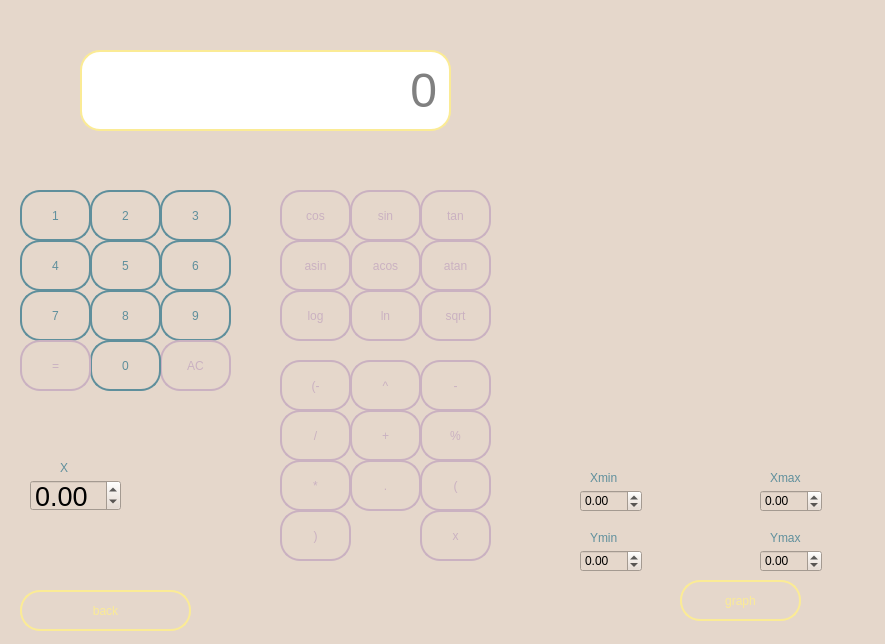
<?xml version="1.0" encoding="UTF-8"?>
<ui version="4.0">
 <class>Calculator</class>
 <widget class="QDialog" name="Calculator">
  <property name="geometry">
   <rect>
    <x>0</x>
    <y>0</y>
    <width>885</width>
    <height>644</height>
   </rect>
  </property>
  <property name="windowTitle">
   <string>Dialog</string>
  </property>
  <property name="styleSheet">
   <string notr="true">background-color: rgb(229, 215, 203);</string>
  </property>
  <widget class="QPushButton" name="back">
   <property name="geometry">
    <rect>
     <x>20</x>
     <y>590</y>
     <width>171</width>
     <height>41</height>
    </rect>
   </property>
   <property name="styleSheet">
    <string notr="true">QPushButton {
    background-color: transparent;
    border: 2px solid rgb(251, 235, 149);
    color: rgb(251, 235, 149);
    padding: 10px 20px;
    border-radius: 20px;
}

QPushButton:hover {
    background-color:rgb(251, 235, 149);
    color: white;
}</string>
   </property>
   <property name="text">
    <string>back</string>
   </property>
  </widget>
  <widget class="QLabel" name="label">
   <property name="geometry">
    <rect>
     <x>80</x>
     <y>50</y>
     <width>371</width>
     <height>81</height>
    </rect>
   </property>
   <property name="font">
    <font>
     <pointsize>36</pointsize>
    </font>
   </property>
   <property name="styleSheet">
    <string notr="true">background-color: white;
border: 2px solid rgb(251, 235, 149);
border-radius: 20px;
color: grey;</string>
   </property>
   <property name="text">
    <string>0</string>
   </property>
   <property name="alignment">
    <set>Qt::AlignRight|Qt::AlignTrailing|Qt::AlignVCenter</set>
   </property>
  </widget>
  <widget class="QPushButton" name="pushButton">
   <property name="geometry">
    <rect>
     <x>20</x>
     <y>190</y>
     <width>71</width>
     <height>51</height>
    </rect>
   </property>
   <property name="styleSheet">
    <string notr="true">QPushButton {
    background-color: transparent;
    border: 2px solid rgb(95, 143, 156);
    color: rgb(95, 143, 156);
    padding: 10px 20px;
    border-radius: 20px;
}

QPushButton:hover {
    background-color: rgb(95, 143, 156);
    color: white;
}</string>
   </property>
   <property name="text">
    <string>1</string>
   </property>
   <attribute name="buttonGroup">
    <string notr="true">digits</string>
   </attribute>
  </widget>
  <widget class="QPushButton" name="pushButton_2">
   <property name="geometry">
    <rect>
     <x>90</x>
     <y>190</y>
     <width>71</width>
     <height>51</height>
    </rect>
   </property>
   <property name="styleSheet">
    <string notr="true">QPushButton {
    background-color: transparent;
    border: 2px solid rgb(95, 143, 156);
    color: rgb(95, 143, 156);
    padding: 10px 20px;
    border-radius: 20px;
}

QPushButton:hover {
    background-color: rgb(95, 143, 156);
    color: white;
}</string>
   </property>
   <property name="text">
    <string>2</string>
   </property>
   <attribute name="buttonGroup">
    <string notr="true">digits</string>
   </attribute>
  </widget>
  <widget class="QPushButton" name="pushButton_3">
   <property name="geometry">
    <rect>
     <x>160</x>
     <y>190</y>
     <width>71</width>
     <height>51</height>
    </rect>
   </property>
   <property name="styleSheet">
    <string notr="true">QPushButton {
    background-color: transparent;
    border: 2px solid rgb(95, 143, 156);
    color: rgb(95, 143, 156);
    padding: 10px 20px;
    border-radius: 20px;
}

QPushButton:hover {
    background-color: rgb(95, 143, 156);
    color: white;
}</string>
   </property>
   <property name="text">
    <string>3</string>
   </property>
   <attribute name="buttonGroup">
    <string notr="true">digits</string>
   </attribute>
  </widget>
  <widget class="QPushButton" name="pushButton_4">
   <property name="geometry">
    <rect>
     <x>20</x>
     <y>240</y>
     <width>71</width>
     <height>51</height>
    </rect>
   </property>
   <property name="styleSheet">
    <string notr="true">QPushButton {
    background-color: transparent;
    border: 2px solid rgb(95, 143, 156);
    color: rgb(95, 143, 156);
    padding: 10px 20px;
    border-radius: 20px;
}

QPushButton:hover {
    background-color: rgb(95, 143, 156);
    color: white;
}</string>
   </property>
   <property name="text">
    <string>4</string>
   </property>
   <attribute name="buttonGroup">
    <string notr="true">digits</string>
   </attribute>
  </widget>
  <widget class="QPushButton" name="pushButton_5">
   <property name="geometry">
    <rect>
     <x>90</x>
     <y>240</y>
     <width>71</width>
     <height>51</height>
    </rect>
   </property>
   <property name="styleSheet">
    <string notr="true">QPushButton {
    background-color: transparent;
    border: 2px solid rgb(95, 143, 156);
    color: rgb(95, 143, 156);
    padding: 10px 20px;
    border-radius: 20px;
}

QPushButton:hover {
    background-color: rgb(95, 143, 156);
    color: white;
}</string>
   </property>
   <property name="text">
    <string>5</string>
   </property>
   <attribute name="buttonGroup">
    <string notr="true">digits</string>
   </attribute>
  </widget>
  <widget class="QPushButton" name="pushButton_6">
   <property name="geometry">
    <rect>
     <x>160</x>
     <y>240</y>
     <width>71</width>
     <height>51</height>
    </rect>
   </property>
   <property name="styleSheet">
    <string notr="true">QPushButton {
    background-color: transparent;
    border: 2px solid rgb(95, 143, 156);
    color: rgb(95, 143, 156);
    padding: 10px 20px;
    border-radius: 20px;
}

QPushButton:hover {
    background-color: rgb(95, 143, 156);
    color: white;
}</string>
   </property>
   <property name="text">
    <string>6</string>
   </property>
   <attribute name="buttonGroup">
    <string notr="true">digits</string>
   </attribute>
  </widget>
  <widget class="QPushButton" name="pushButton_7">
   <property name="geometry">
    <rect>
     <x>20</x>
     <y>290</y>
     <width>71</width>
     <height>51</height>
    </rect>
   </property>
   <property name="styleSheet">
    <string notr="true">QPushButton {
    background-color: transparent;
    border: 2px solid rgb(95, 143, 156);
    color: rgb(95, 143, 156);
    padding: 10px 20px;
    border-radius: 20px;
}

QPushButton:hover {
    background-color: rgb(95, 143, 156);
    color: white;
}</string>
   </property>
   <property name="text">
    <string>7</string>
   </property>
   <attribute name="buttonGroup">
    <string notr="true">digits</string>
   </attribute>
  </widget>
  <widget class="QPushButton" name="pushButton_8">
   <property name="geometry">
    <rect>
     <x>90</x>
     <y>290</y>
     <width>71</width>
     <height>51</height>
    </rect>
   </property>
   <property name="styleSheet">
    <string notr="true">QPushButton {
    background-color: transparent;
    border: 2px solid rgb(95, 143, 156);
    color: rgb(95, 143, 156);
    padding: 10px 20px;
    border-radius: 20px;
}

QPushButton:hover {
    background-color: rgb(95, 143, 156);
    color: white;
}</string>
   </property>
   <property name="text">
    <string>8</string>
   </property>
   <attribute name="buttonGroup">
    <string notr="true">digits</string>
   </attribute>
  </widget>
  <widget class="QPushButton" name="pushButton_9">
   <property name="geometry">
    <rect>
     <x>160</x>
     <y>290</y>
     <width>71</width>
     <height>51</height>
    </rect>
   </property>
   <property name="styleSheet">
    <string notr="true">QPushButton {
    background-color: transparent;
    border: 2px solid rgb(95, 143, 156);
    color: rgb(95, 143, 156);
    padding: 10px 20px;
    border-radius: 20px;
}

QPushButton:hover {
    background-color: rgb(95, 143, 156);
    color: white;
}</string>
   </property>
   <property name="text">
    <string>9</string>
   </property>
   <attribute name="buttonGroup">
    <string notr="true">digits</string>
   </attribute>
  </widget>
  <widget class="QPushButton" name="pushButton_10">
   <property name="geometry">
    <rect>
     <x>280</x>
     <y>190</y>
     <width>71</width>
     <height>51</height>
    </rect>
   </property>
   <property name="styleSheet">
    <string notr="true">QPushButton {
    background-color: transparent;
    border: 2px solid rgb(202, 177, 193);
    color: rgb(202, 177, 193);
    padding: 10px 20px;
    border-radius: 20px;
}

QPushButton:hover {
    background-color:rgb(202, 177, 193);
    color: white;
}</string>
   </property>
   <property name="text">
    <string>cos</string>
   </property>
   <attribute name="buttonGroup">
    <string notr="true">trig_operations</string>
   </attribute>
  </widget>
  <widget class="QPushButton" name="pushButton_11">
   <property name="geometry">
    <rect>
     <x>350</x>
     <y>190</y>
     <width>71</width>
     <height>51</height>
    </rect>
   </property>
   <property name="styleSheet">
    <string notr="true">QPushButton {
    background-color: transparent;
    border: 2px solid rgb(202, 177, 193);
    color: rgb(202, 177, 193);
    padding: 10px 20px;
    border-radius: 20px;
}

QPushButton:hover {
    background-color:rgb(202, 177, 193);
    color: white;
}</string>
   </property>
   <property name="text">
    <string>sin</string>
   </property>
   <attribute name="buttonGroup">
    <string notr="true">trig_operations</string>
   </attribute>
  </widget>
  <widget class="QPushButton" name="pushButton_12">
   <property name="geometry">
    <rect>
     <x>420</x>
     <y>190</y>
     <width>71</width>
     <height>51</height>
    </rect>
   </property>
   <property name="styleSheet">
    <string notr="true">QPushButton {
    background-color: transparent;
    border: 2px solid rgb(202, 177, 193);
    color: rgb(202, 177, 193);
    padding: 10px 20px;
    border-radius: 20px;
}

QPushButton:hover {
    background-color:rgb(202, 177, 193);
    color: white;
}</string>
   </property>
   <property name="text">
    <string>tan</string>
   </property>
   <attribute name="buttonGroup">
    <string notr="true">trig_operations</string>
   </attribute>
  </widget>
  <widget class="QPushButton" name="pushButton_13">
   <property name="geometry">
    <rect>
     <x>280</x>
     <y>240</y>
     <width>71</width>
     <height>51</height>
    </rect>
   </property>
   <property name="styleSheet">
    <string notr="true">QPushButton {
    background-color: transparent;
    border: 2px solid rgb(202, 177, 193);
    color: rgb(202, 177, 193);
    padding: 10px 20px;
    border-radius: 20px;
}

QPushButton:hover {
    background-color:rgb(202, 177, 193);
    color: white;
}</string>
   </property>
   <property name="text">
    <string>asin</string>
   </property>
   <attribute name="buttonGroup">
    <string notr="true">trig_operations</string>
   </attribute>
  </widget>
  <widget class="QPushButton" name="pushButton_14">
   <property name="geometry">
    <rect>
     <x>350</x>
     <y>240</y>
     <width>71</width>
     <height>51</height>
    </rect>
   </property>
   <property name="styleSheet">
    <string notr="true">QPushButton {
    background-color: transparent;
    border: 2px solid rgb(202, 177, 193);
    color: rgb(202, 177, 193);
    padding: 10px 20px;
    border-radius: 20px;
}

QPushButton:hover {
    background-color:rgb(202, 177, 193);
    color: white;
}</string>
   </property>
   <property name="text">
    <string>acos</string>
   </property>
   <attribute name="buttonGroup">
    <string notr="true">trig_operations</string>
   </attribute>
  </widget>
  <widget class="QPushButton" name="pushButton_15">
   <property name="geometry">
    <rect>
     <x>420</x>
     <y>240</y>
     <width>71</width>
     <height>51</height>
    </rect>
   </property>
   <property name="styleSheet">
    <string notr="true">QPushButton {
    background-color: transparent;
    border: 2px solid rgb(202, 177, 193);
    color: rgb(202, 177, 193);
    padding: 10px 20px;
    border-radius: 20px;
}

QPushButton:hover {
    background-color:rgb(202, 177, 193);
    color: white;
}</string>
   </property>
   <property name="text">
    <string>atan</string>
   </property>
   <attribute name="buttonGroup">
    <string notr="true">trig_operations</string>
   </attribute>
  </widget>
  <widget class="QPushButton" name="pushButton_16">
   <property name="geometry">
    <rect>
     <x>280</x>
     <y>290</y>
     <width>71</width>
     <height>51</height>
    </rect>
   </property>
   <property name="styleSheet">
    <string notr="true">QPushButton {
    background-color: transparent;
    border: 2px solid rgb(202, 177, 193);
    color: rgb(202, 177, 193);
    padding: 10px 20px;
    border-radius: 20px;
}

QPushButton:hover {
    background-color:rgb(202, 177, 193);
    color: white;
}</string>
   </property>
   <property name="text">
    <string>log</string>
   </property>
   <attribute name="buttonGroup">
    <string notr="true">trig_operations</string>
   </attribute>
  </widget>
  <widget class="QPushButton" name="pushButton_17">
   <property name="geometry">
    <rect>
     <x>350</x>
     <y>290</y>
     <width>71</width>
     <height>51</height>
    </rect>
   </property>
   <property name="styleSheet">
    <string notr="true">QPushButton {
    background-color: transparent;
    border: 2px solid rgb(202, 177, 193);
    color: rgb(202, 177, 193);
    padding: 10px 20px;
    border-radius: 20px;
}

QPushButton:hover {
    background-color:rgb(202, 177, 193);
    color: white;
}</string>
   </property>
   <property name="text">
    <string>ln</string>
   </property>
   <attribute name="buttonGroup">
    <string notr="true">trig_operations</string>
   </attribute>
  </widget>
  <widget class="QPushButton" name="pushButton_18">
   <property name="geometry">
    <rect>
     <x>420</x>
     <y>290</y>
     <width>71</width>
     <height>51</height>
    </rect>
   </property>
   <property name="styleSheet">
    <string notr="true">QPushButton {
    background-color: transparent;
    border: 2px solid rgb(202, 177, 193);
    color: rgb(202, 177, 193);
    padding: 10px 20px;
    border-radius: 20px;
}

QPushButton:hover {
    background-color:rgb(202, 177, 193);
    color: white;
}</string>
   </property>
   <property name="text">
    <string>sqrt</string>
   </property>
   <attribute name="buttonGroup">
    <string notr="true">trig_operations</string>
   </attribute>
  </widget>
  <widget class="QPushButton" name="pushButton_19">
   <property name="geometry">
    <rect>
     <x>280</x>
     <y>360</y>
     <width>71</width>
     <height>51</height>
    </rect>
   </property>
   <property name="styleSheet">
    <string notr="true">QPushButton {
    background-color: transparent;
    border: 2px solid rgb(202, 177, 193);
    color: rgb(202, 177, 193);
    padding: 10px 20px;
    border-radius: 20px;
}

QPushButton:hover {
    background-color:rgb(202, 177, 193);
    color: white;
}</string>
   </property>
   <property name="text">
    <string>(-</string>
   </property>
   <attribute name="buttonGroup">
    <string notr="true">math_operations</string>
   </attribute>
  </widget>
  <widget class="QPushButton" name="pushButton_20">
   <property name="geometry">
    <rect>
     <x>350</x>
     <y>360</y>
     <width>71</width>
     <height>51</height>
    </rect>
   </property>
   <property name="styleSheet">
    <string notr="true">QPushButton {
    background-color: transparent;
    border: 2px solid rgb(202, 177, 193);
    color: rgb(202, 177, 193);
    padding: 10px 20px;
    border-radius: 20px;
}

QPushButton:hover {
    background-color:rgb(202, 177, 193);
    color: white;
}</string>
   </property>
   <property name="text">
    <string>^</string>
   </property>
   <attribute name="buttonGroup">
    <string notr="true">math_operations</string>
   </attribute>
  </widget>
  <widget class="QPushButton" name="pushButton_21">
   <property name="geometry">
    <rect>
     <x>420</x>
     <y>410</y>
     <width>71</width>
     <height>51</height>
    </rect>
   </property>
   <property name="styleSheet">
    <string notr="true">QPushButton {
    background-color: transparent;
    border: 2px solid rgb(202, 177, 193);
    color: rgb(202, 177, 193);
    padding: 10px 20px;
    border-radius: 20px;
}

QPushButton:hover {
    background-color:rgb(202, 177, 193);
    color: white;
}</string>
   </property>
   <property name="text">
    <string>%</string>
   </property>
   <attribute name="buttonGroup">
    <string notr="true">math_operations</string>
   </attribute>
  </widget>
  <widget class="QPushButton" name="pushButton_22">
   <property name="geometry">
    <rect>
     <x>280</x>
     <y>410</y>
     <width>71</width>
     <height>51</height>
    </rect>
   </property>
   <property name="styleSheet">
    <string notr="true">QPushButton {
    background-color: transparent;
    border: 2px solid rgb(202, 177, 193);
    color: rgb(202, 177, 193);
    padding: 10px 20px;
    border-radius: 20px;
}

QPushButton:hover {
    background-color:rgb(202, 177, 193);
    color: white;
}</string>
   </property>
   <property name="text">
    <string>/</string>
   </property>
   <attribute name="buttonGroup">
    <string notr="true">math_operations</string>
   </attribute>
  </widget>
  <widget class="QPushButton" name="pushButton_23">
   <property name="geometry">
    <rect>
     <x>350</x>
     <y>410</y>
     <width>71</width>
     <height>51</height>
    </rect>
   </property>
   <property name="styleSheet">
    <string notr="true">QPushButton {
    background-color: transparent;
    border: 2px solid rgb(202, 177, 193);
    color: rgb(202, 177, 193);
    padding: 10px 20px;
    border-radius: 20px;
}

QPushButton:hover {
    background-color:rgb(202, 177, 193);
    color: white;
}</string>
   </property>
   <property name="text">
    <string>+</string>
   </property>
   <attribute name="buttonGroup">
    <string notr="true">math_operations</string>
   </attribute>
  </widget>
  <widget class="QPushButton" name="pushButton_24">
   <property name="geometry">
    <rect>
     <x>420</x>
     <y>360</y>
     <width>71</width>
     <height>51</height>
    </rect>
   </property>
   <property name="styleSheet">
    <string notr="true">QPushButton {
    background-color: transparent;
    border: 2px solid rgb(202, 177, 193);
    color: rgb(202, 177, 193);
    padding: 10px 20px;
    border-radius: 20px;
}

QPushButton:hover {
    background-color:rgb(202, 177, 193);
    color: white;
}</string>
   </property>
   <property name="text">
    <string>-</string>
   </property>
   <attribute name="buttonGroup">
    <string notr="true">math_operations</string>
   </attribute>
  </widget>
  <widget class="QPushButton" name="pushButton_25">
   <property name="geometry">
    <rect>
     <x>280</x>
     <y>460</y>
     <width>71</width>
     <height>51</height>
    </rect>
   </property>
   <property name="styleSheet">
    <string notr="true">QPushButton {
    background-color: transparent;
    border: 2px solid rgb(202, 177, 193);
    color: rgb(202, 177, 193);
    padding: 10px 20px;
    border-radius: 20px;
}

QPushButton:hover {
    background-color:rgb(202, 177, 193);
    color: white;
}</string>
   </property>
   <property name="text">
    <string>*</string>
   </property>
   <attribute name="buttonGroup">
    <string notr="true">math_operations</string>
   </attribute>
  </widget>
  <widget class="QPushButton" name="pushButton_26">
   <property name="geometry">
    <rect>
     <x>350</x>
     <y>460</y>
     <width>71</width>
     <height>51</height>
    </rect>
   </property>
   <property name="styleSheet">
    <string notr="true">QPushButton {
    background-color: transparent;
    border: 2px solid rgb(202, 177, 193);
    color: rgb(202, 177, 193);
    padding: 10px 20px;
    border-radius: 20px;
}

QPushButton:hover {
    background-color:rgb(202, 177, 193);
    color: white;
}</string>
   </property>
   <property name="text">
    <string>.</string>
   </property>
   <attribute name="buttonGroup">
    <string notr="true">math_operations</string>
   </attribute>
  </widget>
  <widget class="QPushButton" name="ac">
   <property name="geometry">
    <rect>
     <x>160</x>
     <y>340</y>
     <width>71</width>
     <height>51</height>
    </rect>
   </property>
   <property name="styleSheet">
    <string notr="true">QPushButton {
    background-color: transparent;
    border: 2px solid rgb(202, 177, 193);
    color: rgb(202, 177, 193);
    padding: 10px 20px;
    border-radius: 20px;
}

QPushButton:hover {
    background-color:rgb(202, 177, 193);
    color: white;
}</string>
   </property>
   <property name="text">
    <string>AC</string>
   </property>
  </widget>
  <widget class="QPushButton" name="pushButton_27">
   <property name="geometry">
    <rect>
     <x>90</x>
     <y>340</y>
     <width>71</width>
     <height>51</height>
    </rect>
   </property>
   <property name="styleSheet">
    <string notr="true">QPushButton {
    background-color: transparent;
    border: 2px solid rgb(95, 143, 156);
    color: rgb(95, 143, 156);
    padding: 10px 20px;
    border-radius: 20px;
}

QPushButton:hover {
    background-color: rgb(95, 143, 156);
    color: white;
}</string>
   </property>
   <property name="text">
    <string>0</string>
   </property>
   <attribute name="buttonGroup">
    <string notr="true">digits</string>
   </attribute>
  </widget>
  <widget class="QPushButton" name="pushButton_28">
   <property name="geometry">
    <rect>
     <x>420</x>
     <y>460</y>
     <width>71</width>
     <height>51</height>
    </rect>
   </property>
   <property name="styleSheet">
    <string notr="true">QPushButton {
    background-color: transparent;
    border: 2px solid rgb(202, 177, 193);
    color: rgb(202, 177, 193);
    padding: 10px 20px;
    border-radius: 20px;
}

QPushButton:hover {
    background-color:rgb(202, 177, 193);
    color: white;
}</string>
   </property>
   <property name="text">
    <string>(</string>
   </property>
   <attribute name="buttonGroup">
    <string notr="true">math_operations</string>
   </attribute>
  </widget>
  <widget class="QPushButton" name="pushButton_29">
   <property name="geometry">
    <rect>
     <x>280</x>
     <y>510</y>
     <width>71</width>
     <height>51</height>
    </rect>
   </property>
   <property name="styleSheet">
    <string notr="true">QPushButton {
    background-color: transparent;
    border: 2px solid rgb(202, 177, 193);
    color: rgb(202, 177, 193);
    padding: 10px 20px;
    border-radius: 20px;
}

QPushButton:hover {
    background-color:rgb(202, 177, 193);
    color: white;
}</string>
   </property>
   <property name="text">
    <string>)</string>
   </property>
   <attribute name="buttonGroup">
    <string notr="true">math_operations</string>
   </attribute>
  </widget>
  <widget class="QPushButton" name="pushButton_30">
   <property name="geometry">
    <rect>
     <x>420</x>
     <y>510</y>
     <width>71</width>
     <height>51</height>
    </rect>
   </property>
   <property name="styleSheet">
    <string notr="true">QPushButton {
    background-color: transparent;
    border: 2px solid rgb(202, 177, 193);
    color: rgb(202, 177, 193);
    padding: 10px 20px;
    border-radius: 20px;
}

QPushButton:hover {
    background-color:rgb(202, 177, 193);
    color: white;
}</string>
   </property>
   <property name="text">
    <string>x</string>
   </property>
   <attribute name="buttonGroup">
    <string notr="true">math_operations</string>
   </attribute>
  </widget>
  <widget class="QPushButton" name="result">
   <property name="geometry">
    <rect>
     <x>20</x>
     <y>340</y>
     <width>71</width>
     <height>51</height>
    </rect>
   </property>
   <property name="styleSheet">
    <string notr="true">QPushButton {
    background-color: transparent;
    border: 2px solid rgb(202, 177, 193);
    color: rgb(202, 177, 193);
    padding: 10px 20px;
    border-radius: 20px;
}

QPushButton:hover {
    background-color:rgb(202, 177, 193);
    color: white;
}</string>
   </property>
   <property name="text">
    <string>=</string>
   </property>
  </widget>
  <widget class="QDoubleSpinBox" name="result_x">
   <property name="geometry">
    <rect>
     <x>30</x>
     <y>480</y>
     <width>91</width>
     <height>31</height>
    </rect>
   </property>
   <property name="font">
    <font>
     <pointsize>20</pointsize>
    </font>
   </property>
   <property name="minimum">
    <double>-1000000.000000000000000</double>
   </property>
   <property name="maximum">
    <double>1000000.000000000000000</double>
   </property>
  </widget>
  <widget class="QDoubleSpinBox" name="x_min">
   <property name="geometry">
    <rect>
     <x>580</x>
     <y>490</y>
     <width>62</width>
     <height>22</height>
    </rect>
   </property>
   <property name="minimum">
    <double>-1000000.000000000000000</double>
   </property>
   <property name="maximum">
    <double>1000000.000000000000000</double>
   </property>
  </widget>
  <widget class="QDoubleSpinBox" name="x_max">
   <property name="geometry">
    <rect>
     <x>760</x>
     <y>490</y>
     <width>62</width>
     <height>22</height>
    </rect>
   </property>
   <property name="minimum">
    <double>-1000000.000000000000000</double>
   </property>
   <property name="maximum">
    <double>1000000.000000000000000</double>
   </property>
  </widget>
  <widget class="QDoubleSpinBox" name="y_min">
   <property name="geometry">
    <rect>
     <x>580</x>
     <y>550</y>
     <width>62</width>
     <height>22</height>
    </rect>
   </property>
   <property name="minimum">
    <double>-1000000.000000000000000</double>
   </property>
   <property name="maximum">
    <double>1000000.000000000000000</double>
   </property>
  </widget>
  <widget class="QDoubleSpinBox" name="y_max">
   <property name="geometry">
    <rect>
     <x>760</x>
     <y>550</y>
     <width>62</width>
     <height>22</height>
    </rect>
   </property>
   <property name="minimum">
    <double>-1000000.000000000000000</double>
   </property>
   <property name="maximum">
    <double>1000000.000000000000000</double>
   </property>
  </widget>
  <widget class="QPushButton" name="graph">
   <property name="geometry">
    <rect>
     <x>680</x>
     <y>580</y>
     <width>121</width>
     <height>41</height>
    </rect>
   </property>
   <property name="styleSheet">
    <string notr="true">QPushButton {
    background-color: transparent;
    border: 2px solid rgb(251, 235, 149);
    color: rgb(251, 235, 149);
    padding: 10px 20px;
    border-radius: 20px;
}

QPushButton:hover {
    background-color:rgb(251, 235, 149);
    color: white;
}</string>
   </property>
   <property name="text">
    <string>graph</string>
   </property>
  </widget>
  <widget class="QCustomPlot" name="graf" native="true">
   <property name="geometry">
    <rect>
     <x>520</x>
     <y>30</y>
     <width>341</width>
     <height>421</height>
    </rect>
   </property>
  </widget>
  <widget class="QLabel" name="label_2">
   <property name="geometry">
    <rect>
     <x>60</x>
     <y>460</y>
     <width>58</width>
     <height>16</height>
    </rect>
   </property>
   <property name="styleSheet">
    <string notr="true">color: rgb(95, 143, 156)</string>
   </property>
   <property name="text">
    <string>X</string>
   </property>
  </widget>
  <widget class="QLabel" name="label_3">
   <property name="geometry">
    <rect>
     <x>590</x>
     <y>470</y>
     <width>58</width>
     <height>16</height>
    </rect>
   </property>
   <property name="styleSheet">
    <string notr="true">color: rgb(95, 143, 156)</string>
   </property>
   <property name="text">
    <string>Xmin</string>
   </property>
  </widget>
  <widget class="QLabel" name="label_4">
   <property name="geometry">
    <rect>
     <x>770</x>
     <y>470</y>
     <width>58</width>
     <height>16</height>
    </rect>
   </property>
   <property name="styleSheet">
    <string notr="true">color: rgb(95, 143, 156)</string>
   </property>
   <property name="text">
    <string>Xmax</string>
   </property>
  </widget>
  <widget class="QLabel" name="label_5">
   <property name="geometry">
    <rect>
     <x>590</x>
     <y>530</y>
     <width>58</width>
     <height>16</height>
    </rect>
   </property>
   <property name="styleSheet">
    <string notr="true">color: rgb(95, 143, 156)</string>
   </property>
   <property name="text">
    <string>Ymin</string>
   </property>
  </widget>
  <widget class="QLabel" name="label_6">
   <property name="geometry">
    <rect>
     <x>770</x>
     <y>530</y>
     <width>58</width>
     <height>16</height>
    </rect>
   </property>
   <property name="styleSheet">
    <string notr="true">color: rgb(95, 143, 156)</string>
   </property>
   <property name="text">
    <string>Ymax</string>
   </property>
  </widget>
 </widget>
 <customwidgets>
  <customwidget>
   <class>QCustomPlot</class>
   <extends>QWidget</extends>
   <header>qcustomplot.h</header>
   <container>1</container>
  </customwidget>
 </customwidgets>
 <resources/>
 <connections/>
 <buttongroups>
  <buttongroup name="trig_operations"/>
  <buttongroup name="digits"/>
  <buttongroup name="math_operations"/>
 </buttongroups>
</ui>
